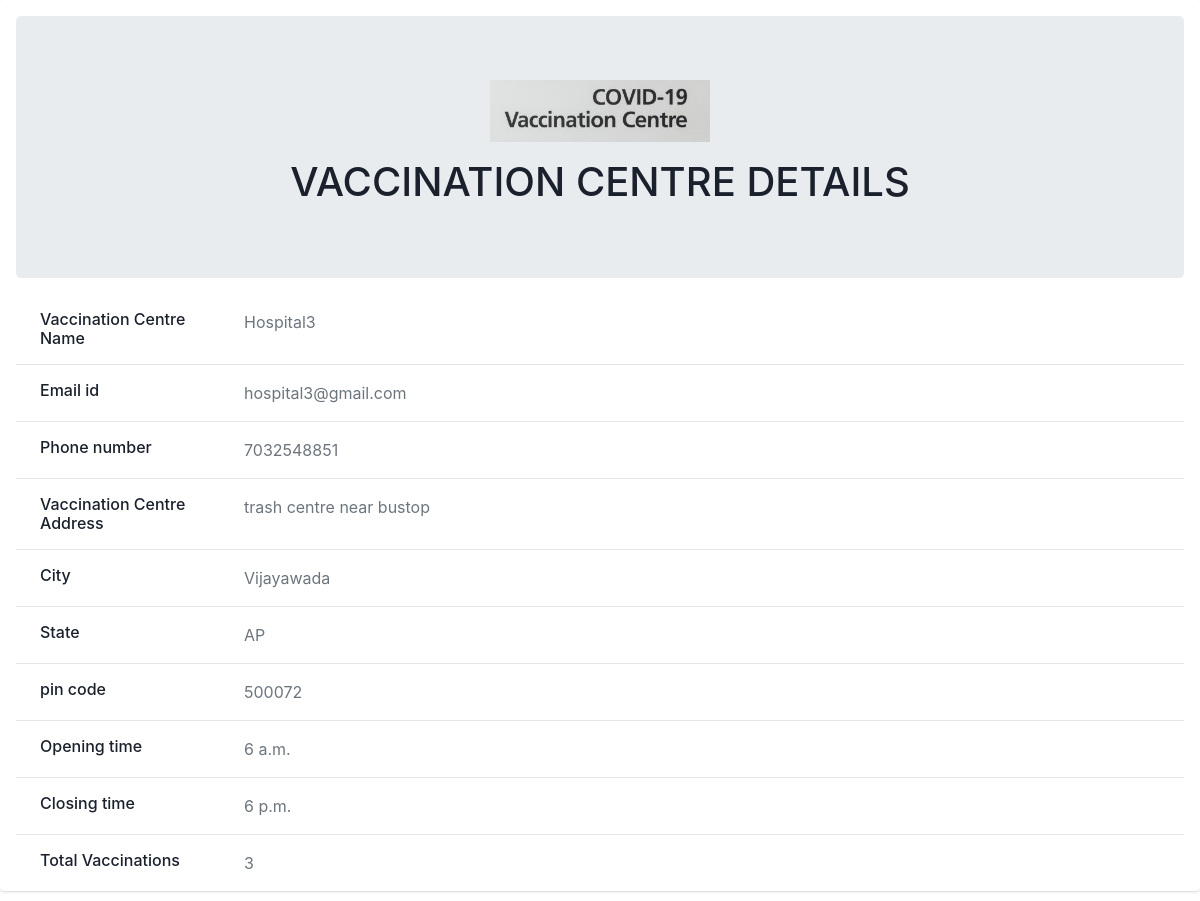
The page /statistics/showcentre/1/ on the database its author committed.
### C19V/models.py (models this page shows, shortened)
class TestCentre(models.Model):
    user = models.OneToOneField(User,on_delete=CASCADE)
    name = models.CharField(max_length=50,null=True)
    email = models.EmailField(max_length=25,null=True)
    phone_no =models.CharField(max_length=10,null=True)
    address = models.TextField(max_length=128,null=True)
    city = models.CharField(max_length=50,null=True)
    state = models.CharField(max_length=50,null=True)
    pincode = models.CharField(max_length=6,null=True)
    active_time_from = models.TimeField(null=True) #From
    active_time_to = models.TimeField(null=True)   #To

### C19V/views.py (the view)
# urls.py: path('statistics/showcentre/<str:pk>/',views.showvc,name='show_centre'),                    # to show a particular vaccination centre details
def showvc(request,pk):
    person = models.TestCentre.objects.get(id=pk)
    count = models.VaccinatedPerson.objects.filter(centre=person.name).count()     # count of vaccinated persons vaccinated in that centre
    context={'person':person,'count':count}
    return render(request,'showcentre.html',context)

### C19V/templates/showcentre.html (shortened to what this page needs)
{% load static %}
<link rel="stylesheet" href="https://stackpath.bootstrapcdn.com/bootstrap/4.3.1/css/bootstrap.min.css">
<link rel="stylesheet" type="text/css" href="{% static '/css/patient_home.css'%}">
<centre>
    <div class="container-md-8">
      <div class="card mb-3">
        <div class="card-body">
          <div class="jumbotron align-items-center text-center">
            <img src="{% static '/images/vaccination-centre.jpg'%}" alt="Admin"  height ="10%" width="20%">
            <div class="mt-3">
              <h1>VACCINATION CENTRE DETAILS</h1>
            </div>
          </div>
          <div class="row">
            <div class="col-sm-3">
              <h6 class="mb-0 pl-4">Vaccination Centre  Name</h6>
            </div>
            <div class="col-sm-9 pl-4 text-secondary">
              {{ person.name }}
            </div>
          </div>
          <hr>
          <div class="row">
            <div class="col-sm-3">
              <h6 class="mb-0 pl-4">Email id</h6>
            </div>
            <div class="col-sm-9 pl-4 text-secondary">
              {{person.email}}
            </div>
          </div>
          <hr>
          <div class="row">
            <div class="col-sm-3">
              <h6 class="mb-0 pl-4">Phone number</h6>
            </div>
            <div class="col-sm-9 pl-4 text-secondary">
              {{person.phone_no}}
            </div>
          </div>
          <hr>
          <div class="row">
            <div class="col-sm-3">
              <h6 class="mb-0 pl-4">Vaccination Centre Address</h6>
            </div>
            <div class="col-sm-9 pl-4 text-secondary">
              {{person.address}}
            </div>
          </div>
          <hr>
          <div class="row">
            <div class="col-sm-3">
              <h6 class="mb-0 pl-4">City</h6>
            </div>
            <div class="col-sm-9 pl-4 text-secondary">
              {{person.city}}
            </div>
          </div>
          <hr>
          <div class="row">
            <div class="col-sm-3">
              <h6 class="mb-0 pl-4">State</h6>
            </div>
            <div class="col-sm-9 pl-4 text-secondary">
              {{person.state}}
            </div>
          </div>
          <hr>
          <div class="row">
            <div class="col-sm-3">
              <h6 class="mb-0 pl-4">pin code</h6>
            </div>
            <div class="col-sm-9 pl-4 text-secondary">
              {{person.pincode}}
            </div>
          </div>
          <hr>
          <div class="row">
            <div class="col-sm-3">
              <h6 class="mb-0 pl-4">Opening time</h6>
            </div>
            <div class="col-sm-9 pl-4 text-secondary">
              {{person.active_time_from}}
            </div>
          </div>
          <hr>
          <div class="row">
            <div class="col-sm-3">
              <h6 class="mb-0 pl-4">Closing time</h6>
            </div>
            <div class="col-sm-9 pl-4 text-secondary">
              {{person.active_time_to}}
            </div>
          </div>
          <hr>
          <div class="row">
            <div class="col-sm-3">
              <h6 class="mb-0 pl-4">Total Vaccinations</h6>
            </div>
            <div class="col-sm-9 pl-4 text-secondary">
              {{count}}
            </div>
          </div>
        </div>
      </div>
    </div>
  </centre>

### C19V/static/css/patient_home.css (style rules this page uses)
.card { box-shadow: 0 1px 3px 0 rgba(0, 0, 0, .1), 0 1px 2px 0 rgba(0, 0, 0, .06); }
.card { position: relative; display: flex; flex-direction: column; min-width: 0; word-wrap: break-word; background-color: white; background-clip: border-box; border: 0 solid rgba(0, 0, 0, .125); border-radius: .25rem; }
.row { width: 75%; }
.card-body { flex: 1 1 auto; min-height: 1px; padding: 1rem; }
.mb-3, .my-3 { margin-bottom: 1rem!important; }

### rows shown on the page
TestCentre: name "Hospital3", email "hospital3@gmail.com", phone_no "7032548851", address "trash centre near bustop", city "Vijayawada", state "AP", pincode "500072", active_time_from "6 a.m.", active_time_to "6 p.m."

### other values the page prints
{{ count }} "3"
